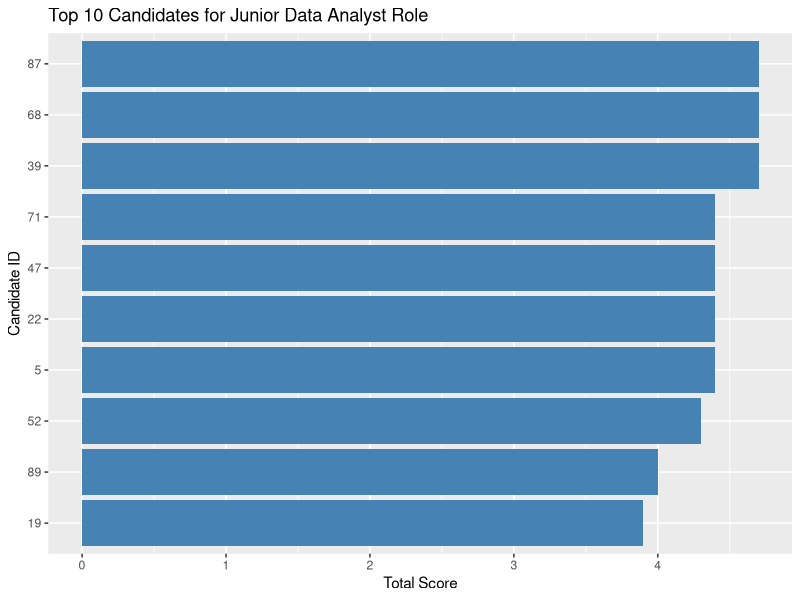

The R script that drew this image:

# TechNova Recruitment Planning Activity - R Script

# Load necessary packages
library(dplyr)
library(ggplot2)

# Simulate applicant data
set.seed(123)
n <- 100

applicants <- data.frame(
  ID = 1:n,
  Degree = sample(c("Data Science", "Statistics", "Computer Science", "Economics", "Other"), n, replace = TRUE),
  Experience = round(runif(n, 0, 5), 1),
  R_Skill = sample(1:5, n, replace = TRUE),
  Communication = sample(1:5, n, replace = TRUE),
  CulturalFit = sample(1:5, n, replace = TRUE)
)

# Filter for relevant degrees
relevant_degrees <- c("Data Science", "Statistics", "Computer Science")
filtered <- applicants %>%
  filter(Degree %in% relevant_degrees)

# Add total score
filtered <- filtered %>%
  mutate(TotalScore = R_Skill*0.4 + Communication*0.3 + CulturalFit*0.3)

# Top 10 candidates
top_candidates <- filtered %>%
  arrange(desc(TotalScore)) %>%
  head(10)

print(top_candidates)

# Visualize top candidates
ggplot(top_candidates, aes(x = reorder(factor(ID), TotalScore), y = TotalScore)) +
  geom_col(fill = "steelblue") +
  coord_flip() +
  labs(title = "Top 10 Candidates for Junior Data Analyst Role", x = "Candidate ID", y = "Total Score")

